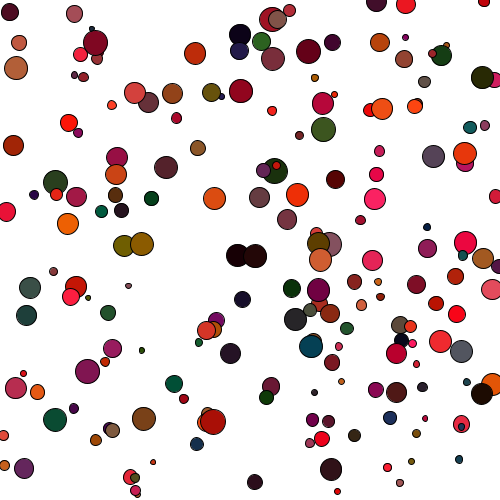
Frame 1 (no input)
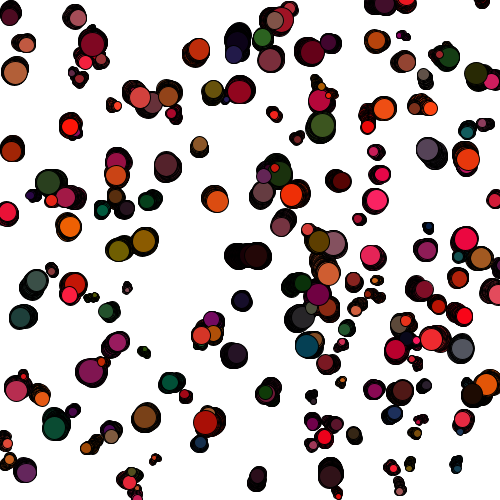
Frame 60 (the mouse pressed at the canvas centre just before this capture)
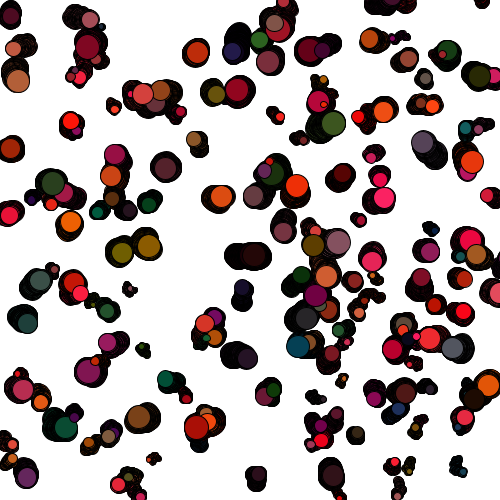
Frame 120 (the mouse held since frame 60 and released just before this capture)

The Processing sketch that drew these frames (run headless with seeded random() and noise(); from frame 60 on, the mouse is pressed at the canvas centre):

// Processing sketch: processing_168508
// ── processing_168508.pde


Cell[] myCells = new Cell[200];


void setup() {
  size(500, 500);
  background(255);//to leave trail
  for (int i = 0; i < myCells.length; i ++) {
  myCells[i] = new Cell();
  }
}

void draw() {
 
  for (int i=0; i< myCells.length; i++) {
    myCells[i].display();
    myCells[i].update();
   
  }
}
void keyPressed(){
  save("processing.jpg");
}
//set variables

class Cell{
  
  float xlocation;
  float ylocation;
  float dia;
  boolean isseed;
  float cellred, cellgreen, cellblue;
  float lineweight;
  

  
  Cell(){
  
    xlocation = random(0,500);//set random location
    ylocation = random(0,500);
    dia = random(5,25);
    isseed = false;
    cellred = random(255);//set random location
    cellgreen = random(100);
    cellblue = random(100);
    lineweight = random(1);
  }
  
  void display(){
    stroke(lineweight);
    fill(cellred,cellgreen,cellblue);
    ellipse(xlocation, ylocation, dia,dia);
  }
  void update(){
    xlocation = xlocation+random(-1,1);
    ylocation = ylocation+random(-1,1);
    
  }
}
